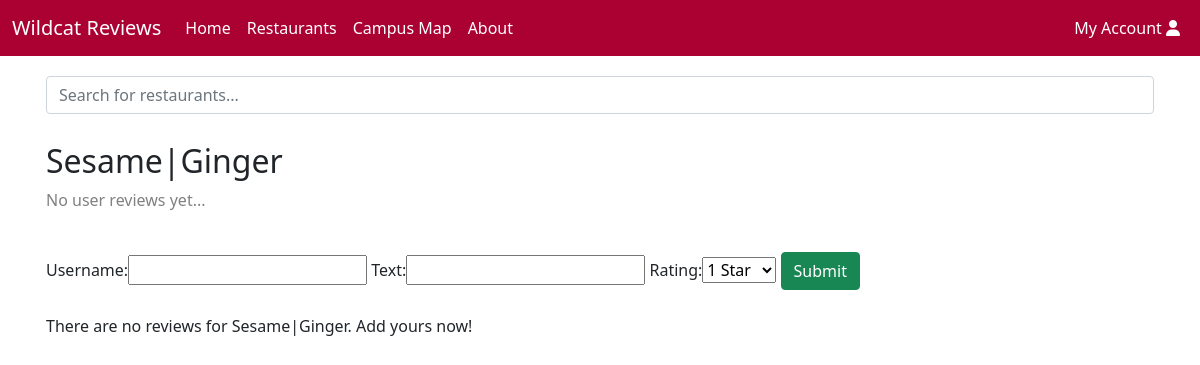
The app's page /restaurants/6, older data.
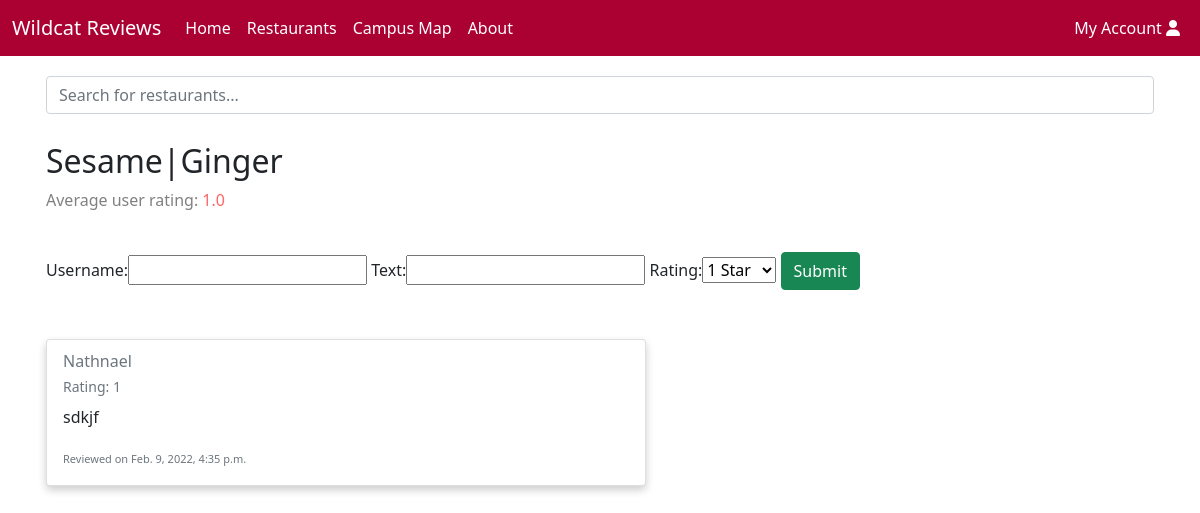
The same page, newer data.
### reviews/models.py (models this page shows, shortened)
class Restaurant(models.Model):
    name = models.CharField(max_length=200)
    description = models.CharField(max_length=200, default="description")
    location = models.CharField(max_length=200, default="location")
    style = models.CharField(max_length=30)
    def get_reviews(self):
        reviews = Review.objects.filter(resturaunt=self.id)
        if len(reviews) > 0: # if the restaurant has at least 1 review
            total = 0
            for review in reviews:
                total += review.rating
            return round(total/len(reviews),2)
        else:
            return 0

class Review(models.Model):
    resturaunt = models.ForeignKey(Restaurant, on_delete=models.CASCADE, null=True)
    date = models.DateTimeField( auto_now_add=True)
    username = models.CharField(max_length=200, default='user')
    text = models.CharField(max_length=3000)
    rating = models.PositiveSmallIntegerField(choices=RATINGS)

### reviews/views.py (the view)
# urls.py: path('restaurants/<int:restaurant_id>', views.RestaurantDetails, name='restaurant-detail'),
def RestaurantDetails(request, restaurant_id):
    restaurantObj = get_object_or_404(Restaurant, pk=restaurant_id)
    reviews = Review.objects.filter(resturaunt=restaurantObj)
    if request.method == 'POST':
        form = ReviewForm(request.POST)
        if form.is_valid():
            review = form.save(commit=False)
            review.username = form.cleaned_data['username']
            review.text = form.cleaned_data['text']
            review.rating = form.cleaned_data['rating']
            review.resturaunt = restaurantObj
            review.save()
            return HttpResponseRedirect(request.META.get('HTTP_REFERER'))
    else:
        form = ReviewForm()
    context = {
        'form': form,
        'restaurant': restaurantObj,
        'reviews': reviews,
    }
    return render(request, 'reviews/restaurant_details.html', context=context)

### reviews/forms.py
class ReviewForm(forms.ModelForm):
    username = forms.CharField(max_length=3000, required=True)
    text = forms.CharField(max_length=3000, required=True)
    rating = forms.ChoiceField(choices=RATINGS, required=False)
    class Meta:
        model = Review
        fields = ('username','text', 'rating')

### reviews/templates/reviews/restaurant_details.html (shortened to what this page needs)
{% extends "base_nosearch.html" %}
{% block content %}
		<h2>{{ restaurant.name }}</h2>
    {% if restaurant.get_reviews == 0 %}
      <p style="color: gray;"> No user reviews yet...</p>
    {% endif %}
    {% if restaurant.get_reviews < 2 and restaurant.get_reviews > 0%}
      <p style="color: gray;"> Average user rating: <span style="color: #ff6666">{{ restaurant.get_reviews }} </span></p>
    {% endif %}
    <br>
    <form method="post">
      {{ form }}
      <button type="submit" class="btn btn-success">Submit</button>
    </form>
    <br>
    {% if reviews %}
      {% for review in reviews %}
      <div style="padding-top: 25px;">
          <div class="card" style="width: 600px;">
            <div class="card-body">
              <h6 class="card-subtitle mb-2 text-muted"> {{ review.username }}</h6>
              <p class="card-subtitle mb-2 text-muted" style="font-size: 14px;">Rating: {{ review.rating }}</p>
              <p class="card-text">{{ review.text }}</p>
              <p class="card-text"><small class="text-muted" style="font-size: 11px;">Reviewed on {{ review.date }}</small></p>
            </div>
          </div>
        </div>
      {% endfor %}
    {% else %}
      <p>There are no reviews for {{ restaurant.name }}. Add yours now!</p>
    {% endif %}
{% endblock %}

Row changes from the older to the newer data that the page shows:
shown differently, row unchanged: Restaurant "Sesame|Ginger": get_reviews (not shown) → "1.0"; name "Sesame|Ginger" → (not shown)
added Review: username "Nathnael", rating "1", text "sdkjf", date "Feb. 9, 2022, 4:35 p.m."
Text that changed along with them:
text no longer shown: "No user reviews yet... There are no reviews for . Add yours now!"
text now shown: "Average user rating:"
